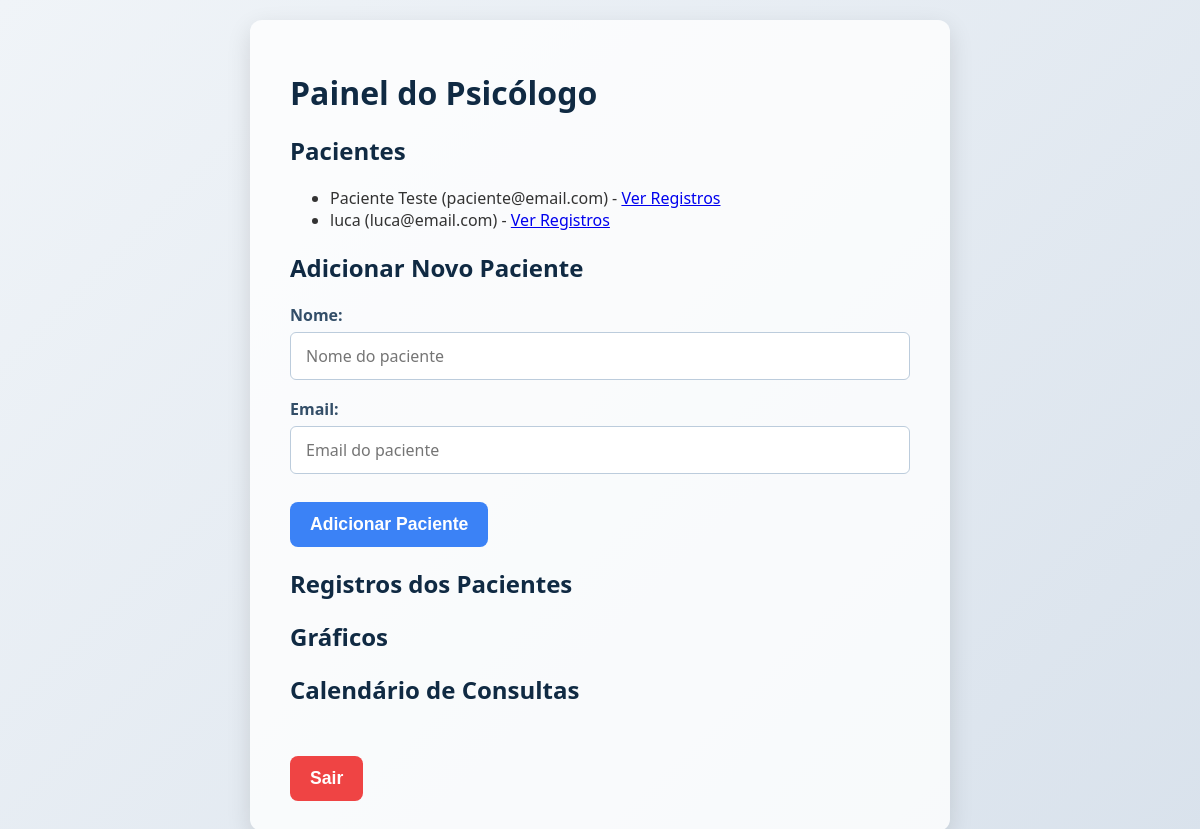
The page /psicologo (signed in) on the database its author committed.
### backend/models.py (models this page shows)
class Paciente(db.Model):
    id = db.Column(db.Integer, primary_key=True)
    nome = db.Column(db.String(150))
    email = db.Column(db.String(150), unique=True) # Email do paciente
    psicologo_id = db.Column(db.Integer, db.ForeignKey('user.id')) # Chave estrangeira para o User (psicólogo)
    registros_emocoes = db.relationship('RegistroEmocao', backref='paciente', lazy=True)
    respostas_questionario = db.relationship('RespostaQuestionario', backref='paciente', lazy=True)
    consultas = db.relationship('Consulta', backref='paciente', lazy=True)
    foto_perfil = db.Column(db.String(255), nullable=True, default='default.jpg') # Armazenará o nome do arquivo da foto

### backend/routes.py (the view)
@routes.route('/psicologo')
@login_required
def psicologo():
    if current_user.tipo != 'psicologo':
        flash('Acesso não autorizado.', category='error')
        return redirect(url_for('routes.login'))
    pacientes = Paciente.query.filter_by(psicologo_id=current_user.id).all()
    return render_template('psicologo.html', pacientes=pacientes)

### backend/app.py (called while the page is built)
def create_app():
    app = Flask(__name__)
    app.config['SECRET_KEY'] = 'chave_secreta_para_seguranca' # Substitua por uma chave segura de verdade
    app.config['SQLALCHEMY_DATABASE_URI'] = f'sqlite:///{DB_NAME}'
    db.init_app(app)
    from .routes import routes
    app.register_blueprint(routes, url_prefix='/')
    from .models import User, Paciente, RegistroEmocao, RespostaQuestionario, Consulta
    with app.app_context():
        db.create_all()
    login_manager = LoginManager()
    login_manager.login_view = 'routes.login' # Define a página de login
    login_manager.init_app(app)
    @login_manager.user_loader
    def load_user(user_id):
        return User.query.get(int(user_id))
    return app

### backend/templates/psicologo.html (shortened to what this page needs)
<!DOCTYPE html>
<html>
<head>
    <link rel="stylesheet" href="{{ url_for('static', filename='style.css') }}">
</head>
<body>
    <div class="container">
        <h1>Painel do Psicólogo</h1>
        <div id="gerenciar-pacientes">
            <h2>Pacientes</h2>
            <ul>
                {% if pacientes %}
                    {% for paciente in pacientes %}
                        <li>{{ paciente.nome }} ({{ paciente.email }}) - <a href="/paciente/{{ paciente.id }}/registros">Ver Registros</a></li>
                    {% endfor %}
                {% else %}
                    <li>Nenhum paciente cadastrado.</li>
                {% endif %}
            </ul>
            <h2>Adicionar Novo Paciente</h2>
            <form method="POST" action="/adicionar_paciente">
                <label for="nome">Nome:</label>
                <input type="text" id="nome" name="nome" placeholder="Nome do paciente" required>
                <label for="email">Email:</label>
                <input type="email" id="email" name="email" placeholder="Email do paciente" required>
                <button type="submit">Adicionar Paciente</button>
            </form>
        </div>
        <div id="visualizar-registros">
            <h2>Registros dos Pacientes</h2>
        </div>
        <div id="graficos-area">
            <h2>Gráficos</h2>
        </div>
        <div id="calendario-consultas">
            <h2>Calendário de Consultas</h2>
        </div>
        <button onclick="logout()">Sair</button>
    </div>
</body>
</html>

### backend/static/style.css (style rules this page uses)
body { font-family: 'Segoe UI', Tahoma, Geneva, Verdana, sans-serif; margin: 0; padding: 20px; background: linear-gradient(135deg, #f0f4f8, #d9e2ec); color: #333; min-height: 100vh; display: flex; justify-content: center; align-items: flex-start; }
.container { background-color: #ffffffcc; padding: 30px 40px; border-radius: 12px; box-shadow: 0 8px 24px rgba(0, 0, 0, 0.12); max-width: 700px; width: 100%; box-sizing: border-box; }
h1, h2 { color: #102a43; margin-bottom: 20px; font-weight: 700; }
form { display: flex; flex-direction: column; }
input[type="email"], input[type="password"], input[type="text"], input[type="number"], textarea { width: 100%; padding: 12px 15px; margin-bottom: 18px; border: 1.5px solid #bcccdc; border-radius: 6px; font-size: 1rem; transition: border-color 0.3s ease; box-sizing: border-box; font-family: inherit; }
label { font-weight: 600; margin-bottom: 6px; color: #334e68; }
button { background-color: #3b82f6; color: white; padding: 12px 20px; border: none; border-radius: 8px; cursor: pointer; font-size: 1.1rem; font-weight: 600; transition: background-color 0.3s ease; align-self: flex-start; margin-top: 10px; }
button[onclick="logout()"] { background-color: #ef4444; margin-top: 30px; }

### rows shown on the page
Paciente: nome "Paciente Teste", email "paciente@email.com"
Paciente: nome "luca", email "luca@email.com"
